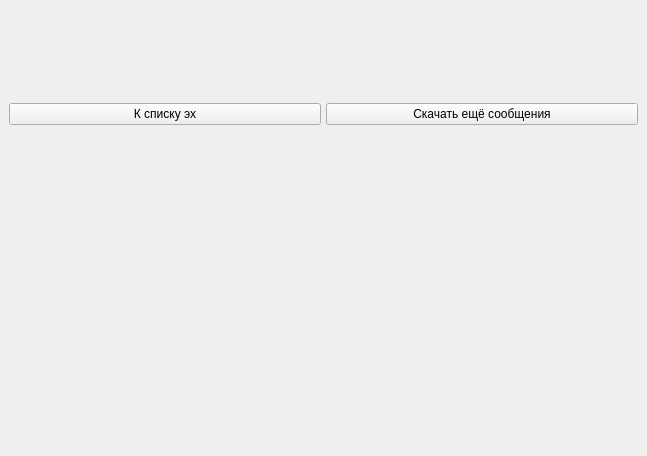
<?xml version="1.0" encoding="UTF-8"?>
<ui version="4.0">
 <class>MainWindow</class>
 <widget class="QMainWindow" name="MainWindow">
  <property name="geometry">
   <rect>
    <x>0</x>
    <y>0</y>
    <width>647</width>
    <height>456</height>
   </rect>
  </property>
  <property name="windowTitle">
   <string>Получение сообщений</string>
  </property>
  <widget class="QWidget" name="centralwidget">
   <layout class="QVBoxLayout" name="verticalLayout_2">
    <item>
     <widget class="QFrame" name="frame_2">
      <property name="frameShape">
       <enum>QFrame::NoFrame</enum>
      </property>
      <property name="frameShadow">
       <enum>QFrame::Raised</enum>
      </property>
      <layout class="QHBoxLayout" name="horizontalLayout">
       <property name="spacing">
        <number>5</number>
       </property>
       <property name="leftMargin">
        <number>0</number>
       </property>
       <property name="topMargin">
        <number>0</number>
       </property>
       <property name="rightMargin">
        <number>0</number>
       </property>
       <property name="bottomMargin">
        <number>5</number>
       </property>
       <item>
        <widget class="QPushButton" name="pushButton_2">
         <property name="text">
          <string>К списку эх</string>
         </property>
         <property name="shortcut">
          <string>Ctrl+B</string>
         </property>
        </widget>
       </item>
       <item>
        <widget class="QPushButton" name="pushButton">
         <property name="text">
          <string>Скачать ещё сообщения</string>
         </property>
         <property name="shortcut">
          <string>Alt+F</string>
         </property>
        </widget>
       </item>
      </layout>
     </widget>
    </item>
    <item>
     <widget class="QFrame" name="frame">
      <property name="frameShape">
       <enum>QFrame::NoFrame</enum>
      </property>
      <property name="frameShadow">
       <enum>QFrame::Raised</enum>
      </property>
      <layout class="QVBoxLayout" name="verticalLayout">
       <property name="spacing">
        <number>0</number>
       </property>
       <property name="leftMargin">
        <number>0</number>
       </property>
       <property name="topMargin">
        <number>0</number>
       </property>
       <property name="rightMargin">
        <number>0</number>
       </property>
       <property name="bottomMargin">
        <number>0</number>
       </property>
      </layout>
     </widget>
    </item>
   </layout>
  </widget>
 </widget>
 <resources/>
 <connections/>
</ui>
